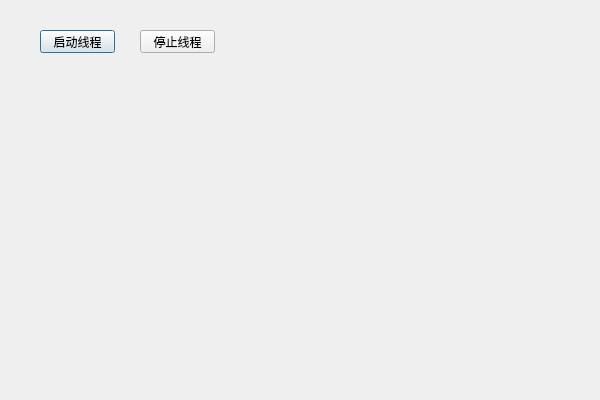
<?xml version="1.0" encoding="UTF-8"?>
<ui version="4.0">
 <class>BaslerTestClass</class>
 <widget class="QDialog" name="BaslerTestClass">
  <property name="geometry">
   <rect>
    <x>0</x>
    <y>0</y>
    <width>600</width>
    <height>400</height>
   </rect>
  </property>
  <property name="windowTitle">
   <string>BaslerTest</string>
  </property>
  <widget class="QPushButton" name="pushButton">
   <property name="geometry">
    <rect>
     <x>40</x>
     <y>30</y>
     <width>75</width>
     <height>23</height>
    </rect>
   </property>
   <property name="text">
    <string>启动线程</string>
   </property>
  </widget>
  <widget class="QPushButton" name="pushButton_2">
   <property name="geometry">
    <rect>
     <x>140</x>
     <y>30</y>
     <width>75</width>
     <height>23</height>
    </rect>
   </property>
   <property name="text">
    <string>停止线程</string>
   </property>
  </widget>
 </widget>
 <layoutdefault spacing="6" margin="11"/>
 <resources>
  <include location="BaslerTest.qrc"/>
 </resources>
 <connections/>
</ui>
